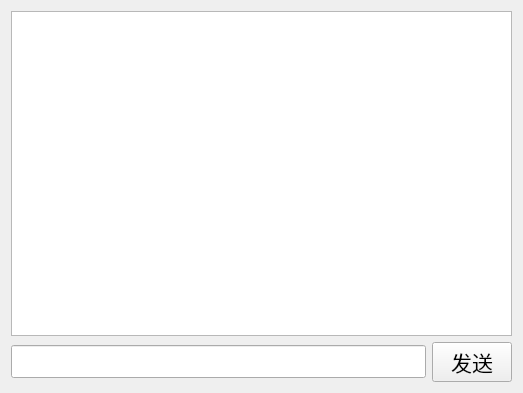
<?xml version="1.0" encoding="UTF-8"?>
<ui version="4.0">
 <class>PrivateChat</class>
 <widget class="QWidget" name="PrivateChat">
  <property name="geometry">
   <rect>
    <x>0</x>
    <y>0</y>
    <width>523</width>
    <height>393</height>
   </rect>
  </property>
  <property name="windowTitle">
   <string>Form</string>
  </property>
  <layout class="QVBoxLayout" name="verticalLayout_2">
   <item>
    <layout class="QVBoxLayout" name="verticalLayout">
     <item>
      <widget class="QTextEdit" name="showMsg_te">
       <property name="font">
        <font>
         <pointsize>16</pointsize>
        </font>
       </property>
      </widget>
     </item>
     <item>
      <layout class="QHBoxLayout" name="horizontalLayout">
       <item>
        <widget class="QLineEdit" name="inputMsg_le">
         <property name="font">
          <font>
           <pointsize>16</pointsize>
          </font>
         </property>
        </widget>
       </item>
       <item>
        <widget class="QPushButton" name="sendMsg_pb">
         <property name="font">
          <font>
           <pointsize>16</pointsize>
          </font>
         </property>
         <property name="text">
          <string>发送</string>
         </property>
        </widget>
       </item>
      </layout>
     </item>
    </layout>
   </item>
  </layout>
 </widget>
 <resources/>
 <connections/>
</ui>
